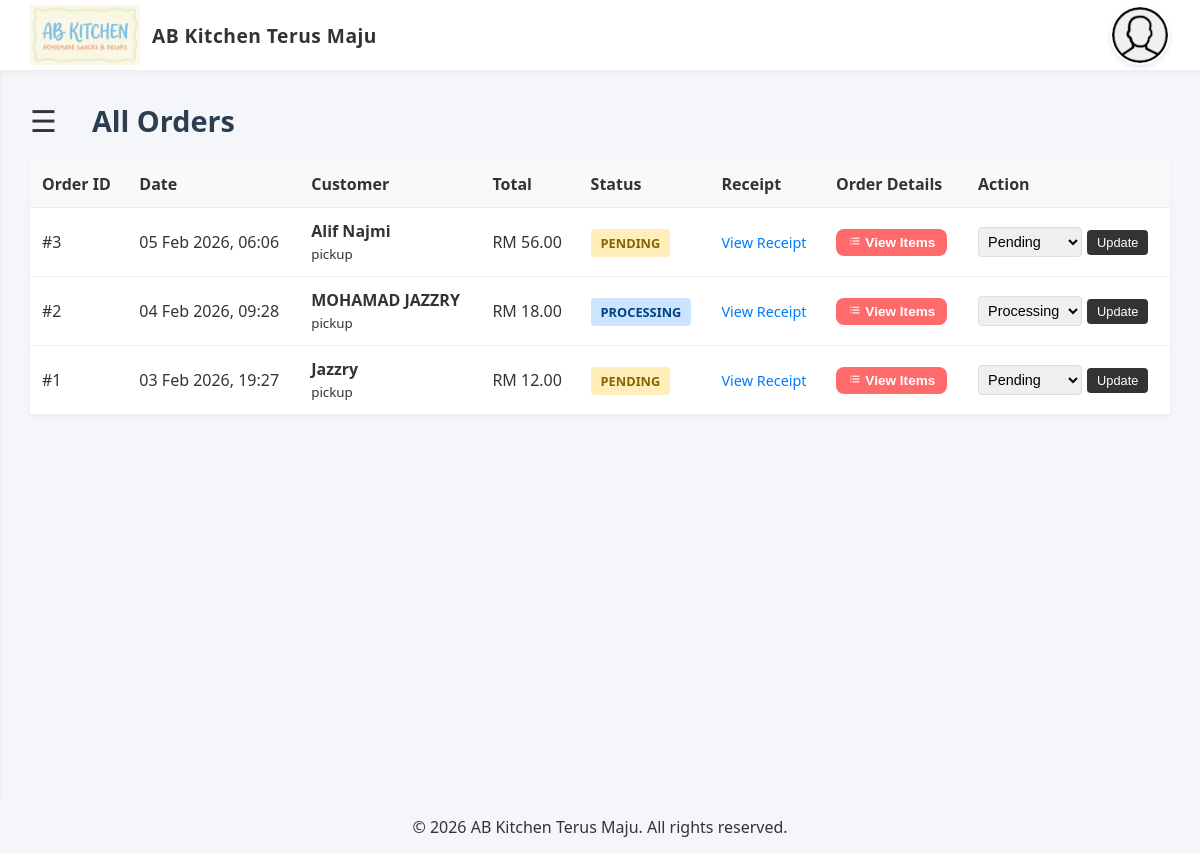
Screenshot of /pages/orders/list.php (signed in) with the database file from the repository.
### tables this page shows
CREATE TABLE orders (
                id INTEGER PRIMARY KEY AUTOINCREMENT,
                user_id INTEGER, -- Cashier who processed the order
                customer_name TEXT, -- Optional, for reference
                total_amount REAL NOT NULL DEFAULT 0.00,
                status TEXT DEFAULT 'completed', -- 'pending', 'completed', 'cancelled'
                created_at DATETIME DEFAULT CURRENT_TIMESTAMP, customer_email TEXT, customer_phone TEXT, delivery_method TEXT DEFAULT 'pickup', shipping_address TEXT, payment_method TEXT DEFAULT 'manual', receipt_image TEXT,
                FOREIGN KEY (user_id) REFERENCES users(id) ON DELETE SET NULL
            );

### pages/orders/list.php (the view, shortened to what this page needs)
<?php
require_once '../../header.php';
$filter_status = isset($_GET['status']) ? $_GET['status'] : '';
$sql = "SELECT * FROM orders";
$params = [];
$sql .= " ORDER BY created_at DESC";
$stmt = $pdo->prepare($sql);
$stmt->execute($params);
$orders = $stmt->fetchAll();
$page_title = $filter_status ? ucfirst($filter_status) . " Orders" : "All Orders";
?>
<!DOCTYPE html>
<html lang="en">
<head>
    <link rel="stylesheet" href="../../styles/admin_dashboard.css">
</head>
<body>
    <main class="dashboard-container" id="main">
        <div class="dashboard-header">
            <span class="menu-toggle" onclick="openNav(event)">&#9776;</span>
            <div class="welcome-banner">
                <h1><?= $page_title ?></h1>
            </div>
        </div>
        <table class="data-table">
            <thead>
                <tr>
                    <th>Order ID</th>
                    <th>Date</th>
                    <th>Customer</th>
                    <th>Total</th>
                    <th>Status</th>
                    <th>Receipt</th>
                    <th>Order Details</th>
                    <th>Action</th>
                </tr>
            </thead>
            <tbody>
                <?php if (empty($orders)): ?>
                    <tr><td colspan="7" style="text-align:center;padding:20px;color:#777;">No orders found.</td></tr>
                <?php else: ?>
                    <?php foreach ($orders as $o): ?>
                    <tr>
                        <td>#<?= $o['id'] ?></td>
                        <td><?= date('d M Y, H:i', strtotime($o['created_at'])) ?></td>
                        <td>
                            <strong><?= htmlspecialchars($o['customer_name'] ?? 'Guest') ?></strong><br>
                            <small><?= htmlspecialchars($o['delivery_method']) ?></small>
                        </td>
                        <td>RM <?= number_format($o['total_amount'], 2) ?></td>
                        <td>
                            <span class="badge status-<?= $o['status'] ?>"><?= $o['status'] ?></span>
                        </td>
                        <td>
                            <?php if (!empty($o['receipt_image'])): ?>
                                <a href="../../images/receipts/<?= htmlspecialchars($o['receipt_image']) ?>" target="_blank" class="btn-link">View Receipt</a>
                            <?php else: ?>
                                <span style="color:#999;">-</span>
                            <?php endif; ?>
                        </td>
                        <td>
                            <button type="button" onclick="viewItems(<?= $o['id'] ?>)" class="btn btn-primary" style="padding:6px 12px;font-size:0.85em;">
                                <i class='bx bx-list-ul'></i> View Items
                            </button>
                        </td>
                        <td>
                            <form method="POST" class="status-form">
                                <select name="status" class="status-select">
                                    <option value="pending" <?= $o['status']=='pending'?'selected':'' ?>>Pending</option>
                                    <option value="processing" <?= $o['status']=='processing'?'selected':'' ?>>Processing</option>
                                </select>
                                <button type="submit" class="btn-update">Update</button>
                            </form>
                        </td>
                    </tr>
                    <?php endforeach; ?>
                <?php endif; ?>
            </tbody>
        </table>
    </main>
    <?php include '../../footer.php'; ?>
</body>
</html>

### styles/main_style.css (style rules this page uses)
:root { --primary-color: #dcb5ff; --accent-color: #ff6b6b; --text-color: #333; --bg-color: #f4f6f9; --sidebar-bg: #fff; --header-height: 70px; --shadow-sm: 0 2px 5px rgba(0, 0, 0, 0.05); --shadow-md: 0 5px 15px rgba(0, 0, 0, 0.1); }
*, *::before, *::after { box-sizing: border-box; }
body { margin: 0; font-family: 'Outfit', 'Segoe UI', sans-serif; background-color: var(--bg-color); color: var(--text-color); overflow-x: hidden; }
main { background-color: var(--bg-color); color: var(--text-color); padding: 30px; min-height: calc(100vh - var(--header-height)); transition: margin-left .3s ease; flex: 1; max-width: 100%; }
main h1 { margin-bottom: 25px; font-size: 1.8rem; font-weight: 700; color: #2c3e50; }
.btn { padding: 10px 20px; border-radius: 8px; border: none; cursor: pointer; font-weight: 600; transition: all 0.2s; }
.btn-primary { background: var(--accent-color); color: white; }
.menu-toggle { font-size: 24px; cursor: pointer; margin-right: 15px; color: #555; display: inline-block; vertical-align: middle; }

### styles/admin_dashboard.css (style rules this page uses)
.dashboard-header { display: flex; align-items: center; gap: 20px; margin-bottom: 20px; }
.menu-toggle { font-size: 30px; cursor: pointer; color: #333; display: inline-block; }
.welcome-banner h1 { margin: 0; }

### pages/orders/list.php (style rules this page uses)
.data-table { width: 100%; border-collapse: collapse; background: white; box-shadow: 0 2px 5px rgba(0,0,0,0.05); }
.data-table th, .data-table td { padding: 12px; text-align: left; border-bottom: 1px solid #eee; }
.data-table th { background: #f8f9fa; }
.badge { padding: 5px 10px; border-radius: 4px; font-size: 0.8em; text-transform: uppercase; font-weight: bold; }
.status-pending { background: #ffeeba; color: #856404; }
.status-processing { background: #cce5ff; color: #004085; }
.btn-link { color: #007bff; text-decoration: none; font-size: 0.9em; }
.status-form { display: flex; gap: 5px; align-items: center; }
.status-select { padding: 5px; border: 1px solid #ddd; border-radius: 4px; font-size: 0.9em; }
.btn-update { padding: 5px 10px; background: #333; color: white; border: none; border-radius: 4px; cursor: pointer; font-size: 0.8em; }

### rows the page displays
orders: id "3", created_at "05 Feb 2026, 06:06", customer_name "Alif Najmi", delivery_method "pickup", total_amount "56.00", status "PENDING", status "Pending"
orders: id "2", created_at "04 Feb 2026, 09:28", customer_name "MOHAMAD JAZZRY", delivery_method "pickup", total_amount "18.00", status "PROCESSING", status "Processing"
orders: id "1", created_at "03 Feb 2026, 19:27", customer_name "Jazzry", delivery_method "pickup", total_amount "12.00", status "PENDING", status "Pending"

### other values shown
$store_name "AB Kitchen Terus Maju"
$page_title "All Orders"
$footer_store_name "AB Kitchen Terus Maju"
